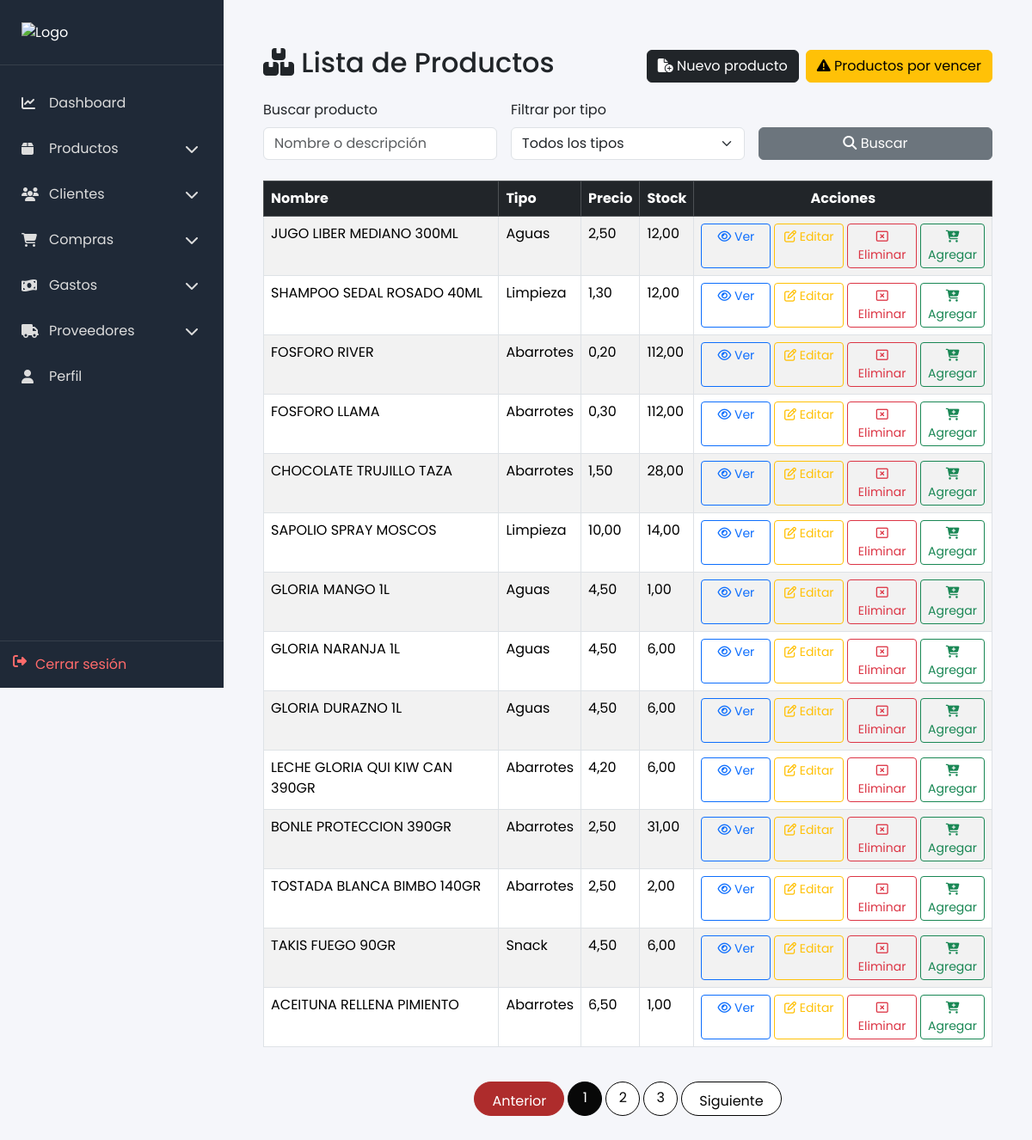
/productos/, run on the app's committed database.
### productos/models.py (models this page shows, shortened)
class Producto(models.Model):
    nombre = models.CharField(max_length=200)
    precio = models.DecimalField(max_digits=10, decimal_places=2)
    costo = models.DecimalField(max_digits=10, decimal_places=2, default=0.00)
    stock = models.DecimalField(max_digits=10, decimal_places=2, default=0.00)
    tipoProducto = models.CharField(max_length=100)
    unidadMedida = models.CharField(max_length=50, blank=True)
    fechaVencimiento = models.DateField(blank=True, null=True)
    detalle = models.TextField(blank=True)
    imagen = models.CharField(max_length=255, blank=True)
    created_at = models.DateTimeField(auto_now_add=True)
    updated_at = models.DateTimeField(auto_now=True)

### productos/views.py (the view)
# urls.py: path('', views.lista_productos, name='lista_productos'),
def lista_productos(request):
	query = request.GET.get('q', '').strip()
	tipo = request.GET.get('tipo', '').strip()
	productos = Producto.objects.all().order_by('-created_at')
	if query:
		productos = productos.filter(
			Q(nombre__icontains=query) | Q(detalle__icontains=query)
		)
	if tipo:
		productos = productos.filter(tipoProducto__iexact=tipo)
	tipos_disponibles = Producto.objects.values_list('tipoProducto', flat=True).distinct().order_by('tipoProducto')
	paginator = Paginator(productos, 14)  # Mostrar 14 productos por página
	page_number = request.GET.get('page')
	page_obj = paginator.get_page(page_number)
	return render(request, 'productos/lista_productos.html', {
		'page_obj': page_obj,
		'query': query,
		'tipo': tipo,
		'tipos_disponibles': tipos_disponibles,
	})

### productos/templates/productos/lista_productos.html (shortened to what this page needs)
{% extends 'base_admin.html' %}
{% block content %}
<div class="container-fluid px-3">
  <br>
  <div class="d-flex flex-column flex-lg-row justify-content-between align-items-start align-items-lg-center gap-3 mb-3">
    <h2><i class="fa-solid fa-boxes-stacked"></i> Lista de Productos</h2>
    <div class="d-grid d-lg-flex gap-2">
    <a class="btn btn-dark" href="{% url 'registros_productos' %}">
        <i class="fa-solid fa-file-circle-plus"></i>
        Nuevo producto
    </a>
    <a class="btn btn-warning" href="{% url 'productos_vencer' %}">
        <i class="fa-solid fa-triangle-exclamation"></i>
        Productos por vencer
    </a>
</div>
  </div>
  <div class="mb-4">
    <form method="get">
      <div class="row g-3 align-items-end">
        <div class="col-12 col-md-4">
          <label class="form-label">Buscar producto</label>
          <input type="text" name="q" class="form-control" value="{{ query }}" placeholder="Nombre o descripción">
        </div>
        <div class="col-12 col-md-4">
          <label class="form-label">Filtrar por tipo</label>
          <select name="tipo" class="form-select">
            <option value="">Todos los tipos</option>
          </select>
        </div>
        <div class="col-12 col-md-4 d-grid">
          <button class="btn btn-secondary"><i class="fa-solid fa-magnifying-glass"></i> Buscar</button>
        </div>
      </div>
    </form>
  </div>
  <div class="table-responsive">
    <table class="table table-striped table-hover table-bordered">
      <thead>
        <tr class="table-dark">
          <th>Nombre</th>
          <th>Tipo</th>
          <th>Precio</th>
          <th>Stock</th>
          <th class="text-center">Acciones</th>
        </tr>
      </thead>
      <tbody>
        {% for p in page_obj.object_list %}
        <tr>
          <td>{{ p.nombre }}</td>
          <td>{{ p.tipoProducto }}</td>
          <td>{{ p.precio }}</td>
          <td>{{ p.stock }}</td>
          <td class="text-center">
            <div class="d-flex flex-column flex-lg-row gap-1 justify-content-center align-items-stretch">
              <a class="btn btn-sm btn-outline-primary w-100 w-lg-auto" href="{% url 'detalle_producto' p.pk %}"><i class="fa-regular fa-eye"></i> Ver</a>
              <a class="btn btn-sm btn-outline-warning w-100 w-lg-auto" href="{% url 'editar_producto' p.pk %}"><i class="fa-regular fa-pen-to-square"></i> Editar</a>
              <a class="btn btn-sm btn-outline-danger w-100 w-lg-auto" href="{% url 'eliminar_producto' p.pk %}"><i class="fa-regular fa-rectangle-xmark"></i> Eliminar</a>
              <form method="post" action="{% url 'agregar_carrito' p.pk %}" class="w-100">
                <button type="submit" class="btn btn-sm btn-outline-success w-100 w-lg-auto"><i class="fa-solid fa-cart-plus"></i> Agregar</button>
              </form>
            </div>
          </td>
        </tr>
        {% empty %}
        <tr><td colspan="5">No hay productos registrados.</td></tr>
        {% endfor %}
      </tbody>
    </table>
  </div>
</div>
{% if page_obj.paginator.num_pages > 1 %}
<nav aria-label="Paginación" class="mt-4">
  <ul class="pagination justify-content-center">
    {% if page_obj.has_previous %}
      <li class="page-item">
        <a class="page-link" href="?q={{ query }}&tipo={{ tipo }}&page={{ page_obj.previous_page_number }}">Anterior</a>
      </li>
    {% else %}
      <li class="page-item disabled"><span class="page-link">Anterior</span></li>
    {% endif %}
    {% for num in page_obj.paginator.page_range %}
      {% if num == page_obj.number %}
        <li class="page-item active"><span class="page-link">{{ num }}</span></li>
      {% elif num >= page_obj.number|add:'-2' and num <= page_obj.number|add:'2' %}
        <li class="page-item"><a class="page-link" href="?q={{ query }}&tipo={{ tipo }}&page={{ num }}">{{ num }}</a></li>
      {% endif %}
    {% endfor %}
    {% if page_obj.has_next %}
      <li class="page-item">
        <a class="page-link" href="?q={{ query }}&tipo={{ tipo }}&page={{ page_obj.next_page_number }}">Siguiente</a>
      </li>
    {% else %}
      <li class="page-item disabled"><span class="page-link">Siguiente</span></li>
    {% endif %}
  </ul>
</nav>
{% endif %}
{% endblock %}

### static/css/style.css (style rules this page uses)
body { font-family:'Poppins',sans-serif; }

### static/css/sidebar.css (style rules this page uses)
body { margin: 0; background: #f5f6fa; }

### static/css/catalogo.css (style rules this page uses)
body { font-family:'Poppins', sans-serif; }
.pagination .page-link { color:#050505; border-radius:50%; margin:0 5px; width:40px; height:40px; text-align:center; border:1px solid #040404; }
.pagination .active .page-link { background:#080808; border-color:#000000; color:white; }
.pagination .disabled .page-link { background: #ae2c2c; border-color: #ae2c2c; color: #ffffff; }
.pagination .page-item:first-child .page-link, .pagination .page-item:last-child .page-link { width:auto; padding:10px 20px; border-radius:25px; }

### data on the page
Producto: nombre "JUGO LIBER MEDIANO 300ML", tipoProducto "Aguas", precio "2,50", stock "12,00"
Producto: nombre "SHAMPOO SEDAL ROSADO 40ML", tipoProducto "Limpieza", precio "1,30", stock "12,00"
Producto: nombre "FOSFORO RIVER", tipoProducto "Abarrotes", precio "0,20", stock "112,00"
Producto: nombre "FOSFORO LLAMA", tipoProducto "Abarrotes", precio "0,30", stock "112,00"
Producto: nombre "CHOCOLATE TRUJILLO TAZA", tipoProducto "Abarrotes", precio "1,50", stock "28,00"
Producto: nombre "SAPOLIO SPRAY MOSCOS", tipoProducto "Limpieza", precio "10,00", stock "14,00"
Producto: nombre "GLORIA MANGO 1L", tipoProducto "Aguas", precio "4,50", stock "1,00"
Producto: nombre "GLORIA NARANJA 1L", tipoProducto "Aguas", precio "4,50", stock "6,00"
Producto: nombre "GLORIA DURAZNO 1L", tipoProducto "Aguas", precio "4,50", stock "6,00"
Producto: nombre "LECHE GLORIA QUI KIW CAN 390GR", tipoProducto "Abarrotes", precio "4,20", stock "6,00"
Producto: nombre "BONLE PROTECCION 390GR", tipoProducto "Abarrotes", precio "2,50", stock "31,00"
Producto: nombre "TOSTADA BLANCA BIMBO 140GR", tipoProducto "Abarrotes", precio "2,50", stock "2,00"
Producto: nombre "TAKIS FUEGO 90GR", tipoProducto "Snack", precio "4,50", stock "6,00"
Producto: nombre "ACEITUNA RELLENA PIMIENTO", tipoProducto "Abarrotes", precio "6,50", stock "1,00"

### other printed values
{{ num }} "1"
{{ num }} "2" "3"
